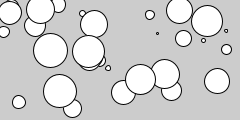
Frame 1 (no input)
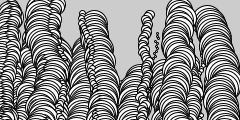
Frame 60 (the mouse pressed at the canvas centre just before this capture)
Frame 120 (the mouse held since frame 60 and released just before this capture): identical to frame 60, image omitted

The Processing sketch that drew these frames (run headless with seeded random() and noise(); from frame 60 on, the mouse is pressed at the canvas centre):

// Processing sketch: _10_10
// ── _10_10.pde
JitterBug[] bugs=new JitterBug[33];

void setup()
{
  size(240,120);
  smooth();
  for(int i=0;i<bugs.length;i++)
  {
    float x=random(width);
    float y=random(height);
    int r=i+2;
    bugs[i]=new JitterBug(x,y,r);
  }
}

void draw()
{
  for(int i=0;i<bugs.length;i++)
  {
   bugs[i].move();
   bugs[i].display();
  }
}

// ── JitterBug.pde
class JitterBug
{
  float x;
  float y;
  int diameter;
  float speed=2.5;
  
  JitterBug(float tempx,float tempy,int tempdiamter)
  {
    x=tempx;
    y=tempy;
    diameter=tempdiamter;
  }
  
  void move()
  {
    x+=random(-speed,speed);
    y+=random(speed,speed);
    
  }
  
  void display()
  {
    ellipse(x,y,diameter,diameter);
  }
}
